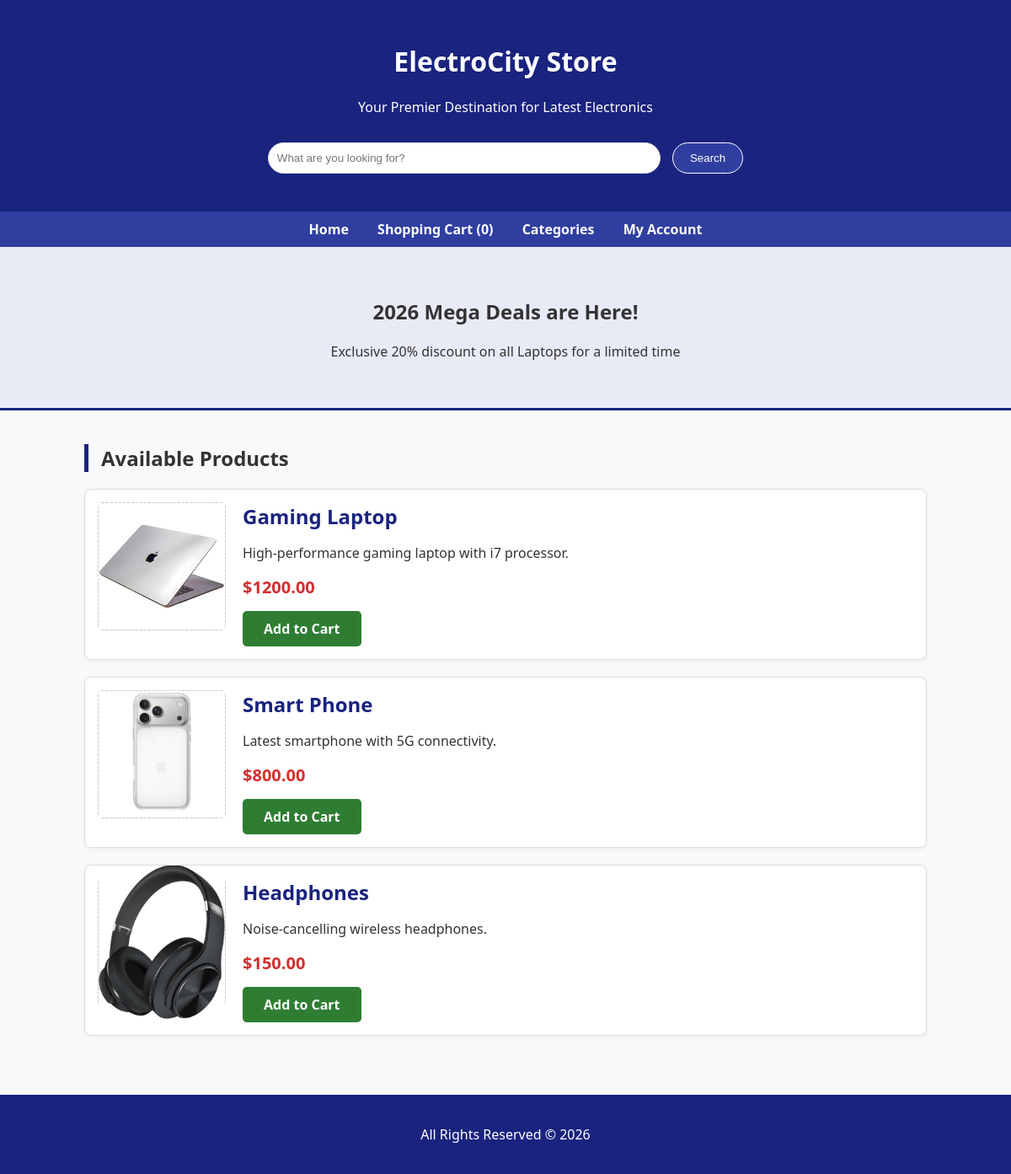
Screenshot of /electronics_interface.php (signed in) with the database file from the repository.
### tables this page shows
CREATE TABLE `products` (
  `id` int(11) NOT NULL,
  `name` varchar(255) NOT NULL,
  `price` decimal(10,2) NOT NULL,
  `image` varchar(255) DEFAULT NULL,
  `description` text DEFAULT NULL
);

### electronics_interface.php (the view, shortened to what this page needs)
<?php include 'config.php'; ?>
<!DOCTYPE html>
<html lang="en">
<head>
</head>
<body>
    <div class="header">
        <h1>ElectroCity Store</h1>
        <p>Your Premier Destination for Latest Electronics</p>
        <div style="background: transparent; padding: 15px; text-align: center;">
    <form action="electronics_interface.php" method="GET">
        <input type="text" name="search" placeholder="What are you looking for?"
               style="padding: 10px; width: 40%; border: 1px solid #ddd; border-radius: 20px; outline: none;">
        <button type="submit" style="padding: 10px 20px; background: #303f9f; color: white; border: 1px solid white; border-radius: 20px; cursor: pointer; margin-left: 10px;">
    Search
</button>
    </form>
</div>
    </div>
    <div class="nav">
        <a href="electronics_interface.php">Home</a>
        <a href="cart.php">Shopping Cart (<?php echo isset($_SESSION['cart']) ? count($_SESSION['cart']) : 0; ?>)</a>
        <a href="#">Categories</a>
        <a href="#">My Account</a>
    </div>
    <div class="hero">
        <h2>2026 Mega Deals are Here!</h2>
        <p>Exclusive 20% discount on all Laptops for a limited time</p>
    </div>
    <div class="container">
        <h2 style="border-left: 5px solid #1a237e; padding-left: 15px;">Available Products</h2>
 <div class="product-grid">
 <?php
$search = isset($_GET['search']) ? $conn->real_escape_string($_GET['search']) : '';
if ($search != '') {
    $sql = "SELECT * FROM products WHERE name LIKE '%$search%' OR description LIKE '%$search%'";
} else {
    $sql = "SELECT * FROM products";
}
$result = $conn->query($sql);
while($row = $result->fetch_assoc()) {
?>
        <div class="product-card clearfix">
            <div class="product-image">
                <img src="images/<?php echo $row['image']; ?>" style="width: 100%;">
            </div>
            <div class="product-info">
                <h3 class="product-title"><?php echo $row['name']; ?></h3>
                <p><?php echo $row['description']; ?></p>
                <div class="product-price">$<?php echo $row['price']; ?></div>
                <a href="add_to_cart.php?id=<?php echo $row['id']; ?>" class="btn-buy">Add to Cart</a>
            </div>
        </div>
    <?php }  ?>
</div>
            </div>
    <div class="footer">
        <p> All Rights Reserved &copy; 2026</p>
    </div>
</body>
</html>

### electronics_interface.php (style rules this page uses)
body { font-family: 'Segoe UI', Tahoma, Geneva, Verdana, sans-serif; margin: 0; padding: 0; color: #333; background-color: #f8f9fa; }
.header { background-color: #1a237e; color: white; padding: 30px; text-align: center; }
.nav { background-color: #303f9f; padding: 10px; text-align: center; }
.nav a { color: white; text-decoration: none; margin: 0 15px; font-weight: bold; }
.hero { background-color: #e8eaf6; padding: 40px; text-align: center; border-bottom: 3px solid #1a237e; }
.container { padding: 20px; max-width: 1000px; margin: auto; }
.product-card { background: white; border: 1px solid #ddd; border-radius: 8px; margin-bottom: 20px; padding: 15px; overflow: hidden; box-shadow: 0 2px 5px rgba(0,0,0,0.05); }
.product-image { width: 150px; height: 150px; background-color: #eee; float: left; margin-right: 20px; border-radius: 5px; display: flex; align-items: center; justify-content: center; font-size: 12px; color: #777; border: 1px dashed #ccc; }
.product-info { overflow: hidden; }
.product-title { font-size: 18pt; color: #1a237e; margin: 0 0 10px 0; }
.product-price { font-size: 15pt; color: #d32f2f; font-weight: bold; margin-bottom: 15px; }
.btn-buy { background-color: #2e7d32; color: white; padding: 10px 25px; text-decoration: none; border-radius: 5px; display: inline-block; font-weight: bold; }
.footer { background-color: #1a237e; color: white; text-align: center; padding: 20px; margin-top: 30px; }
.clearfix::after { content: ""; clear: both; display: table; }

### rows the page displays
products: image (picture), name "Gaming Laptop", description "High-performance gaming laptop with i7 processor.", price "1200.00"
products: image (picture), name "Smart Phone", description "Latest smartphone with 5G connectivity.", price "800.00"
products: image (picture), name "Headphones", description "Noise-cancelling wireless headphones.", price "150.00"
